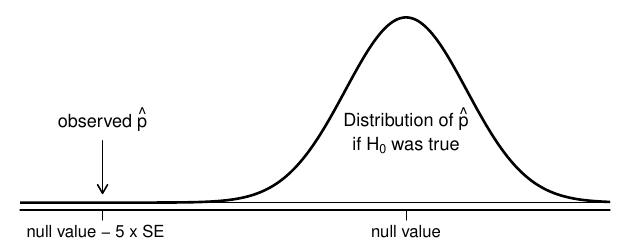

The R source for this figure:
library(openintro)
data(COL)

pdf('whyWeWantPValue_prop.pdf', 6.3, 2.5)
par(mar=c(2,1,.5,1), mgp=c(2.1,0.6,0))
X <- seq(-10, 4, 0.025)
Y <- dnorm(X) # makes better visual
plot(X, Y, type='l', xlab='', ylab='', axes=FALSE, xlim=c(-6,3), col=COL[5], lwd=2.5)
axis(1, at=c(-10, -5, 0, 5), expression('', 'null value - '*5*' x SE   ', 'null value', '')) #at=c(-4, -2, 0, 2, 4))
abline(h=0) #, col='#00000088')
yMax <- max(Y)

text(0, yMax/2-0.02, expression('Distribution of '*hat(p)), cex=1.1, col=COL[5])
text(0, yMax/3-0.01, expression('if '*H[0]*' was true'), cex=1.1, col=COL[5])

arrows(-5,yMax/3, -5,yMax/20, length=0.1, lwd=1.5)
text(-5, yMax/3, expression('observed '*hat(p)), cex=1.1, pos=3)

dev.off()